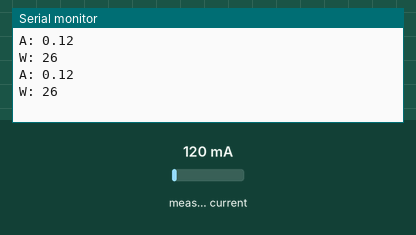
Bench run of a sketch on a simulated Arduino Uno, built for the host (arithmetic inside an expression is 32-bit, double 64-bit). On the bench: the last lines printed to the serial monitor. The test bench sets the inputs (shaded band); at power-on: measured current 120 mA.

Above: at 3.1 s.
3.2 s: measured current set to 40 mA
At 4.4 s:
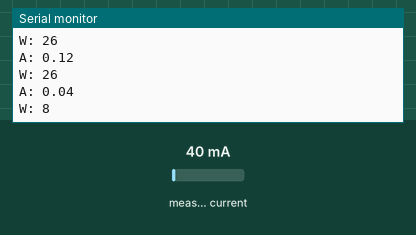
4.9 s: measured current set to 500 mA
At 6.8 s:
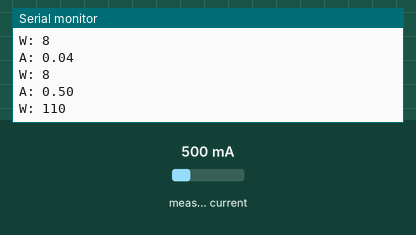
Timing chart, 0 to 8.3 s (numbered marks = the images above; inputs shaded):
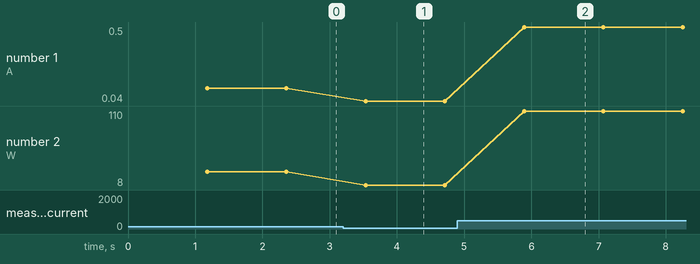

Measured:
- after the input at 3.2 s, the serial monitor: prints a new line after 0.34 s (image 1)
- after the input at 4.9 s, the serial monitor: prints a new line after 0.99 s (image 2)
- plotted number 1: 0.12 → 0.04 after the input at 3.2 s, 0.04 → 0.5 after the input at 4.9 s
- plotted number 2: 26 → 8 after the input at 3.2 s, 8 → 110 after the input at 4.9 s

The sketch:

teste_de_calibra__o.ino
```cpp
#include "EmonLib.h"
#include <SPI.h>
#include <Ethernet.h>

EnergyMonitor emon1;
//Tensao da rede eletrica
int rede = 220;

//Pino do sensor SCT
int pino_sct = A2;

EthernetClient cliente;

void setup()
{
  Serial.begin(9600);
  //Pino, calibracao - Cur Const= Ratio/BurdenR. 2000/33 = 60
  emon1.current(pino_sct, 60.6);
}

void loop()
{
 delay(1000);
 double Irms = emon1.calcIrms(1480);
 int potencia = Irms * rede;
 Serial.print("A: ");
 Serial.println(Irms);
 Serial.print("W: ");
 Serial.println(potencia);
}
```
